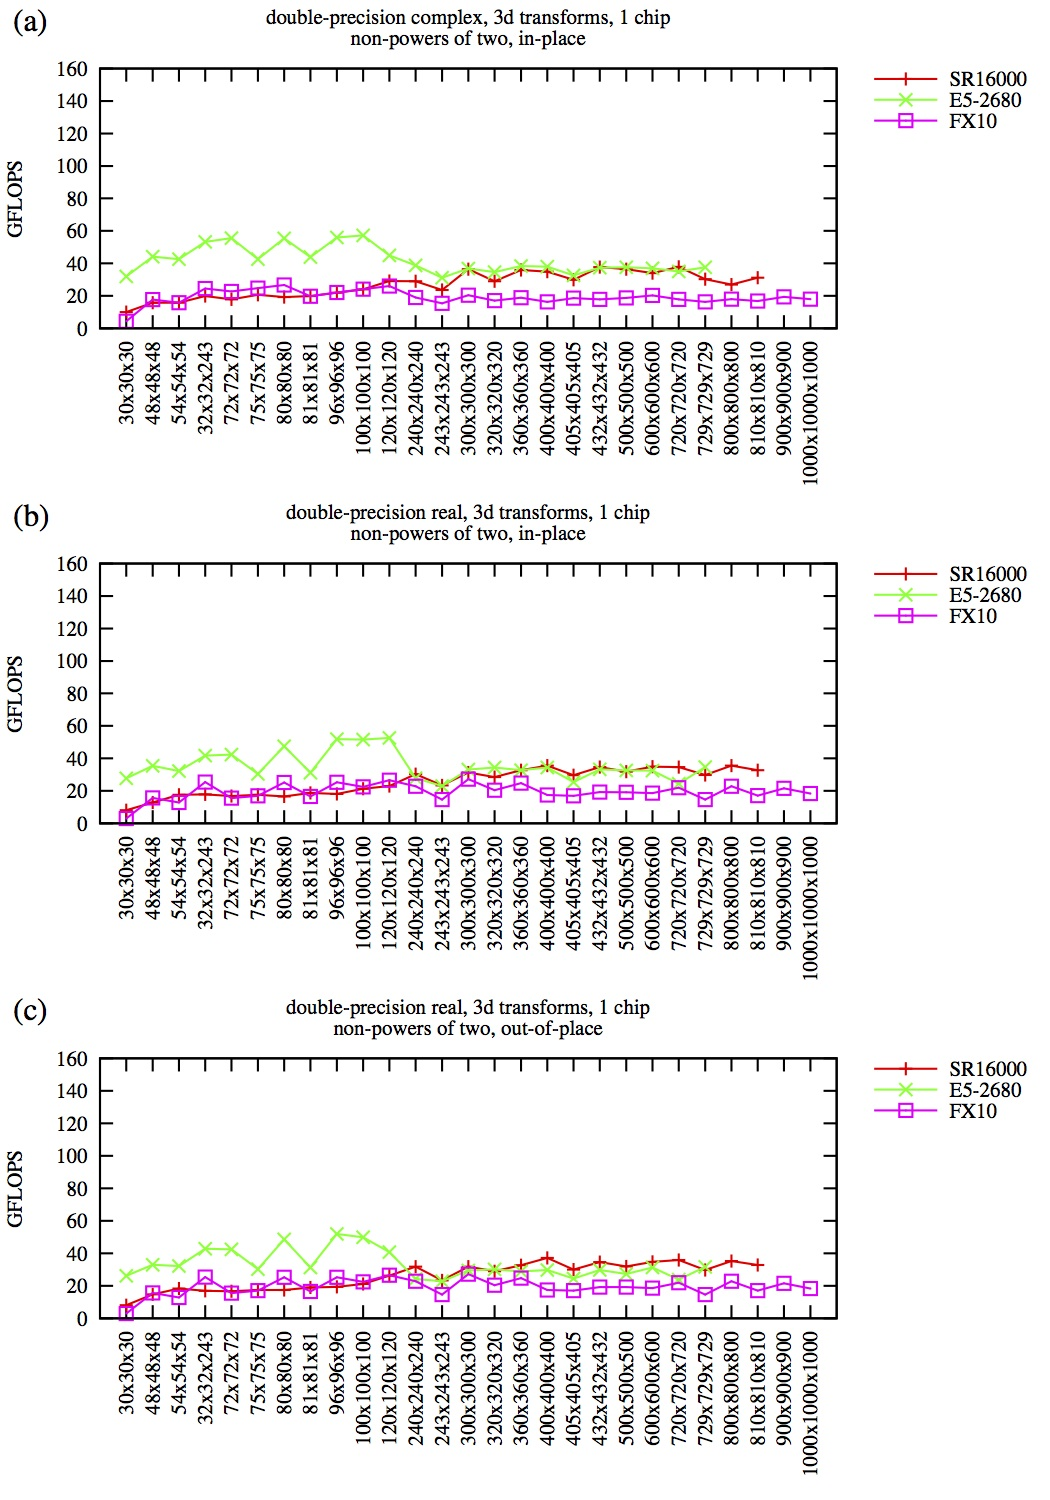

Generate this figure with gnuplot:
#!/usr/bin/env gnuplot
# fft_check.gp
# Author: Takeshi Nishimatsu
# $Date: 2012-07-06 21:27:09 +0900 (金, 06  7 2012) $
# $Rev: 1340 $
# $Author: t-nissie $
##
set terminal postscript portrait enhanced color solid  "Times-Roman,10"

set yrange [0:160]
set ylabel 'GFLOPS'
set bmargin 8
set lmargin 8
set key outside Left reverse

set xrange [-1:27]
set xtics ("30x30x30" 0,\
"48x48x48"	      1,\
"54x54x54"	      2,\
"32x32x243"           3,\
"72x72x72"	      4,\
"75x75x75"	      5,\
"80x80x80"	      6,\
"81x81x81"	      7,\
"96x96x96"	      8,\
"100x100x100"	      9,\
"120x120x120"	     10,\
"240x240x240"	     11,\
"243x243x243"	     12,\
"300x300x300"	     13,\
"320x320x320"	     14,\
"360x360x360"	     15,\
"400x400x400"	     16,\
"405x405x405"	     17,\
"432x432x432"	     18,\
"500x500x500"	     19,\
"600x600x600"	     20,\
"720x720x720"	     21,\
"729x729x729"	     22,\
"800x800x800"	     23,\
"810x810x810"	     24,\
"900x900x900"	     25,\
"1000x1000x1000"     26) rotate

#set size 1.0,1.0   #-----------------------------------------------------------------------------
set output "fft_nonp2chip.eps"
set multiplot

set size 1.0,0.34

set label 1 at -4.3,190 '(a)' font "Times-Roman,15"
set title "double-precision complex, 3d transforms, 1 chip\nnon-powers of two, in-place"
set origin 0.0,0.67
plot 'fft_check_nonp2.SR16000.r1975.FFTW.chip.dat'             using 0:9  t 'SR16000'   w lp lw 2 lt 1 pt 1,\
     'fft_check_nonp2.E5-2680.r1975.FFTW.chip.dat'             using 0:9  t 'E5-2680'   w lp lw 2 lt 2 pt 2,\
     'fft_check_nonp2.FX10.r1454.FFTW_MEASURE.dat'             using 0:9  t 'FX10'      w lp lw 2 lt 4 pt 4

set label 1 '(b)'
set title "double-precision real, 3d transforms, 1 chip\nnon-powers of two, in-place"
set origin 0.0,0.34
plot 'fft_check_nonp2.SR16000.r1975.FFTW.chip.dat'             using 0:12 t 'SR16000'   w lp lw 2 lt 1 pt 1,\
     'fft_check_nonp2.E5-2680.r1975.FFTW.chip.dat'             using 0:12 t 'E5-2680'   w lp lw 2 lt 2 pt 2,\
     'fft_check_nonp2.FX10.r1454.FFTW_MEASURE.dat'             using 0:12 t 'FX10'      w lp lw 2 lt 4 pt 4

set label 1 '(c)'
set title "double-precision real, 3d transforms, 1 chip\nnon-powers of two, out-of-place"
set origin 0.0,0.01
plot 'fft_check_nonp2.SR16000.r1975.FFTW.chip.dat'             using 0:15 t 'SR16000'   w lp lw 2 lt 1 pt 1,\
     'fft_check_nonp2.E5-2680.r1975.FFTW.chip.dat'             using 0:15 t 'E5-2680'   w lp lw 2 lt 2 pt 2,\
     'fft_check_nonp2.FX10.r1454.FFTW_MEASURE.dat'             using 0:12 t 'FX10'      w lp lw 2 lt 4 pt 4

set nomultiplot
set output
!epstopdf.pl fft_nonp2chip.eps

#Local variables:
#  compile-command: "gnuplot fft_nonp2chip.gp"
#End:
